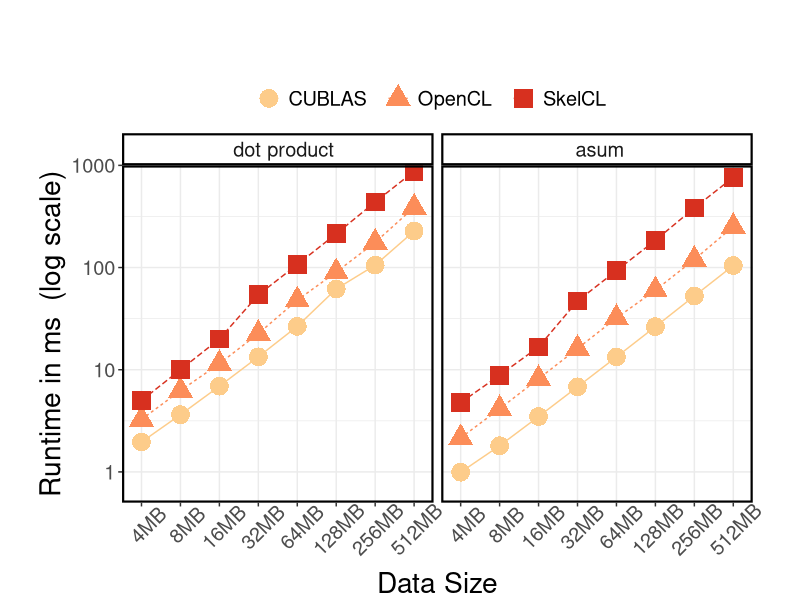
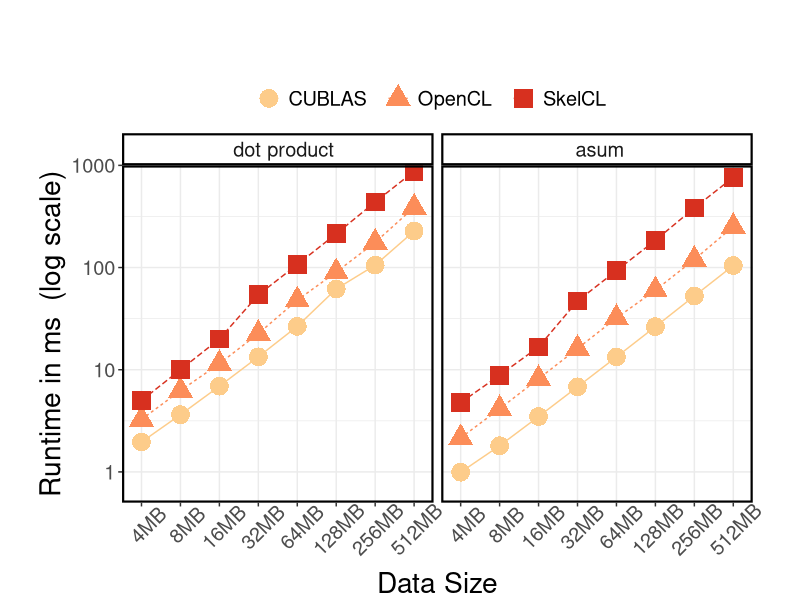

Generate these figures, in order, with R:
require('ggplot2')
require('grid')
require('reshape2')

# row.names = NULL forces numbering of the lines and, thus, preserves the order
performance <- read.csv("asum.csv", sep=";", comment.char="#", header=TRUE, row.names=NULL)
#performance <- melt(performance)
#colnames(performance) <- c("Size", "Version", "value")

rownumbers <- as.integer(row.names(performance))

# ====Default settins====
theme <- theme_bw() +
  theme(text = element_text(size = 18),
        axis.title = element_text(size = rel(1.125), vjust = 1),
        axis.text.x = element_text(angle = 45, vjust = 0.7),
        panel.border = element_rect(linetype = "solid", colour = "black", size = 1.5),
        plot.margin = unit(c(2,1.2,0,1), 'cm'),
        legend.position="top",
        legend.title = element_blank(),
        strip.background = element_rect(colour = "black", fill = "white", size = 1.5))

labs <- labs(x = "Data Size", y = "Runtime in ms  (log scale)")

# create plot
plot <- ggplot(performance, aes(x = reorder(Size, rownumbers), y = value, group=Version, color=Version)) +
  geom_line(aes(linetype=Version)) +
  geom_point(size=6, aes(shape=Version)) +
  scale_y_log10(expand = c(0,0), limits = c(0.5,1000)) +
  scale_x_discrete(expand=c(0,0.5)) +
  scale_color_manual(values=c("#fdcc8a", "#fc8d59", "#d7301f")) +
  facet_grid(. ~ Benchmark) + theme + labs

# save plot to file
ggsave(file = "asum.pdf", width = 8, height = 5)

plot
